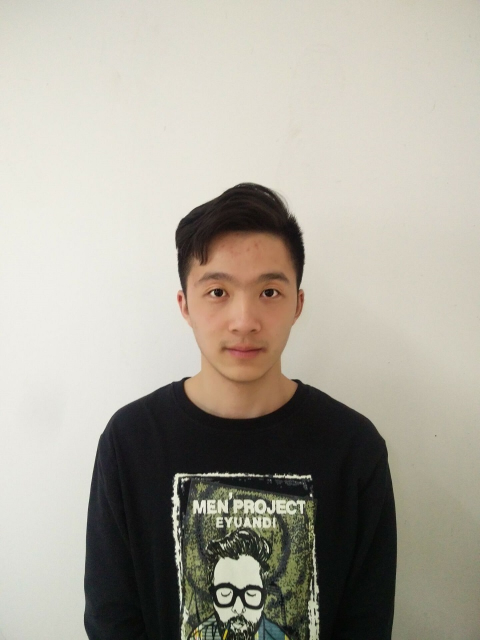
//> input picture 基于OpenCV的人脸检测及识别/ConsoleApplication1/photos/3.jpg, 960 x 1280 px (shown at 1/2 size); its folder holds 4 pictures in this run; the run also reads 1 picture not shown here
$ ./demo2   (built with g++ and OpenCV 4)
//> lines starting //> are read from the running program, lines starting //| are printed output that depends on the picture; after the words box and inside, x2 and y2 are one past the last pixel; in counts of white or black regions, pixels touching at a corner belong together
#include <iostream>
#include <string>
#include <opencv2/core/core.hpp>
#include <opencv2/highgui/highgui.hpp>
#include "opencv2/objdetect.hpp"
#include "opencv2/videoio.hpp"
#include "opencv2/highgui.hpp"
#include "opencv2/imgproc.hpp"
//#include <opencv2/gpu/gpu.hpp>

using namespace cv;
using namespace std;

string xmlPath = "E:\\VSProjects\\基于OpenCV的人脸检测及识别\\ConsoleApplication1\\haarcascade_frontalface_default.xml";

string HashValue(Mat &src)      //得到图片的哈希值
								//很久之前写的，现在想不起来了...注释就先不写了.....抱歉哈。但是是可以运行的
{
	string rst(64, '\0');
	Mat img;
	if (src.channels() == 3)
		cvtColor(src, img, CV_BGR2GRAY);
	else
		img = src.clone();
	resize(img, img, Size(8, 8));
	uchar *pData;
	for (int i = 0; i<img.rows; i++)
	{
		pData = img.ptr<uchar>(i);
		for (int j = 0; j<img.cols; j++)
		{
			pData[j] = pData[j] / 4;
		}
	}

	int average = mean(img).val[0];
	Mat mask = (img >= (uchar)average);
	int index = 0;
	for (int i = 0; i<mask.rows; i++)
	{
		pData = mask.ptr<uchar>(i);
		for (int j = 0; j<mask.cols; j++)
		{
			if (pData[j] == 0)
				rst[index++] = '0';
			else
				rst[index++] = '1';
		}
	}
	return rst;
}
int HanmingDistance(string &str1, string &str2)       //求两张图片的汉明距离
{
	if ((str1.size() != 64) || (str2.size() != 64))
		return -1;
	int diff = 0;
	for (int i = 0; i<64; i++)
	{
		if (str1[i] != str2[i])
			diff++;
	}
	return diff;
}
void detectAndDisplay(Mat image)
{
	CascadeClassifier ccf;
	ccf.load(xmlPath);
	vector<Rect> faces;
	Mat gray;
	cvtColor(image, gray, CV_BGR2GRAY);
	equalizeHist(gray, gray);
	ccf.detectMultiScale(gray, faces, 1.1, 3, 0, Size(50, 50), Size(500, 500));
	for (vector<Rect>::const_iterator iter = faces.begin(); iter != faces.end(); iter++)
	{
		rectangle(image, *iter, Scalar(0, 0, 255), 2, 8); //画出脸部矩形
	}
	Mat image1;
	for (size_t i = 0; i<faces.size(); i++)
	{
		Point center(faces[i].x + faces[i].width / 2, faces[i].y + faces[i].height / 2);
		image1 = image(Rect(faces[i].x, faces[i].y, faces[i].width, faces[i].height));
	}
	//imshow("1", image);
	//imshow("2", image1);
	//cvWaitKey(0);
	image = image1;
}             //识别并截取人脸
int main(int argc, char** argv)
{
	using std::cout;
	using std::endl;
	using std::cin;
	cout << "请输入想要选择的图片" << endl;
	int a, x, i;
	int diff[9];
	cin >> a;
//> the answer given: 3
	const string path1 = format("E:\\VSProjects\\基于OpenCV的人脸检测及识别\\ConsoleApplication1\\photos\\%d.jpg", a);
	Mat image1, image2;
	image1 = imread(path1, -1);
//> image1 is the input picture: 1280 rows x 960 cols, CV_8UC3; mean B, G, R 155.4, 166.4, 170.9
	string str1, str2, path2;
	cvNamedWindow("选择的图片", 1);
	/*cvResizeWindow("选择的图片",700,500);*/
	imshow("选择的图片", image1);
	detectAndDisplay(image1);
//> in detectAndDisplay, `equalizeHist(gray, gray);`:
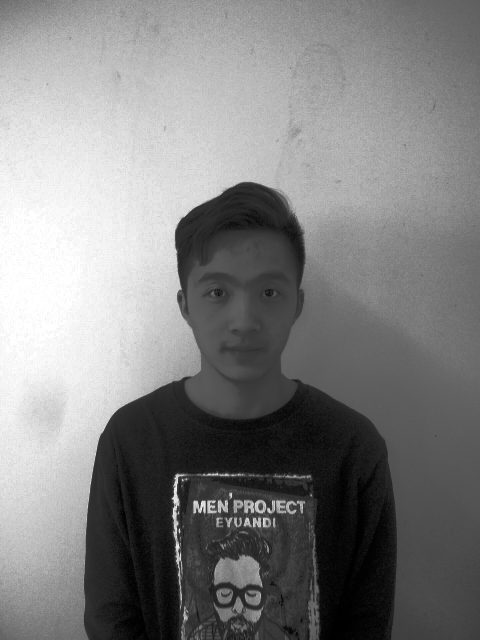
//> gray: 1280 rows x 960 cols, CV_8UC1 (shown at 1/2 size); min 0, max 255, mean 129
//> in detectAndDisplay, `ccf.detectMultiScale(gray, faces, 1.1, 3, 0, Size(50, 50), Size(500, 5..`: faces = 1 Rect (x, y, width, height): [353, 477, 277, 277]
//> the loop in detectAndDisplay, `for (vector<Rect>::const_iterator iter = faces.begin(); iter != faces...` made 1 pass
//> after the loop in detectAndDisplay, `for (vector<Rect>::const_iterator iter = faces.begin(); iter != faces...`:
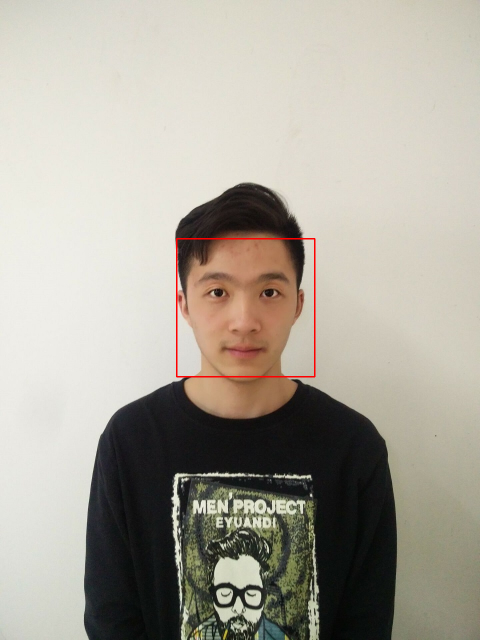
//> image: 1280 rows x 960 cols, CV_8UC3 (shown at 1/2 size); 0.27% of pixels changed, all inside (x1, y1, x2, y2) = (352, 476, 631, 755)
//> the loop in detectAndDisplay, `for (size_t i = 0; i<faces.size(); i++)` made 1 pass
//> center on pass 1: Point(491, 615)
//> pass 1, in detectAndDisplay, `image1 = image(Rect(faces[i].x, faces[i].y, faces[i].width, faces[i].h..`:
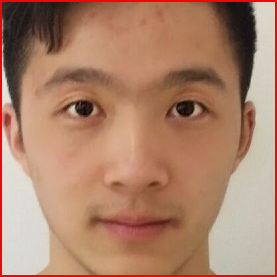
//> image1: 277 rows x 277 cols, CV_8UC3; mean B, G, R 106.6, 130.2, 174
	str1 = HashValue(image1);
//> in HashValue, `int average = mean(img).val[0];`: average = 40
//> the loop in HashValue, `for (int i = 0; i<mask.rows; i++)` made 8 passes
//> index on passes 1 to 8: 8, 16, 24, 32, 40, 48, 56, 64
//> after the loop in HashValue, `for (int i = 0; i<mask.rows; i++)`: index = 64
	//cvWaitKey(0);
	for (i = 1; i <= 4; i++)//因为我完成的就是8张图片的检测，所以循环值为8
	{
		path2 = format("E:\\VSProjects\\基于OpenCV的人脸检测及识别\\ConsoleApplication1\\photos\\%d.jpg", i);
		image2 = imread(path2, -1);
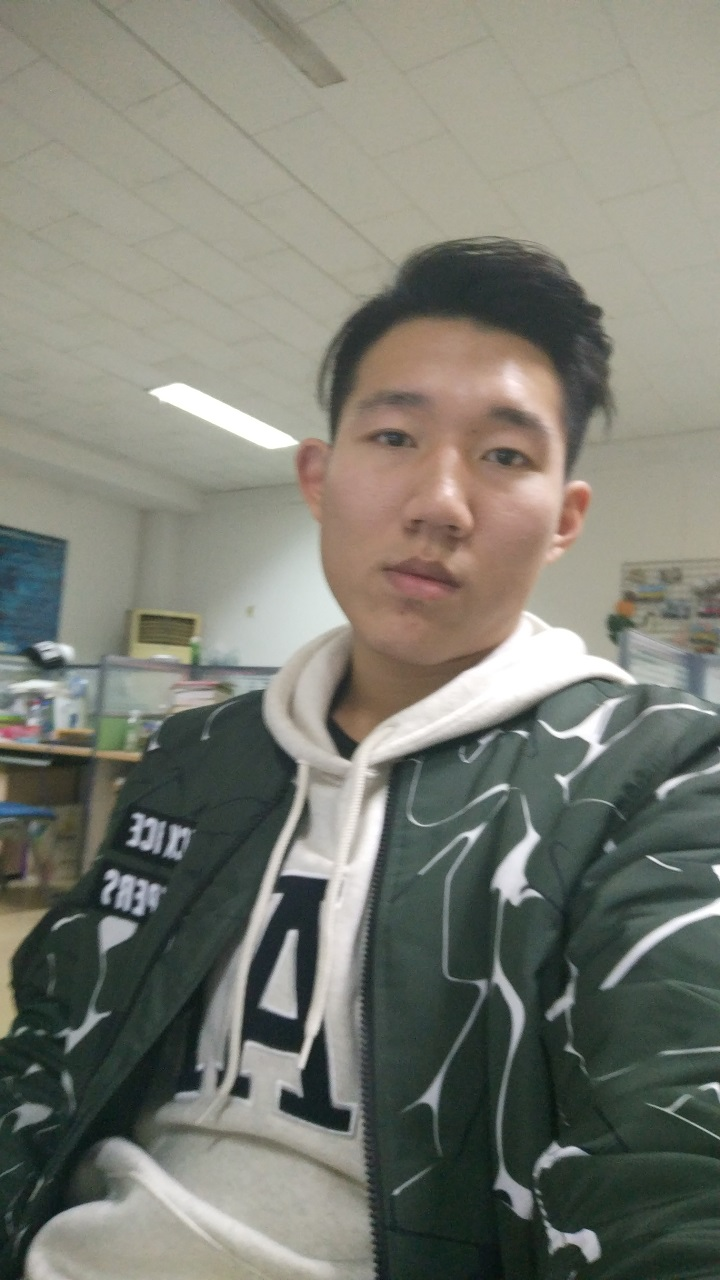
//> input picture 基于OpenCV的人脸检测及识别/ConsoleApplication1/photos/1.jpg, 720 x 1280 px
//> image2 is the input picture: 1280 rows x 720 cols, CV_8UC3; mean B, G, R 114.8, 124.7, 123.6
		detectAndDisplay(image2);
//> in detectAndDisplay (call 2), `equalizeHist(gray, gray);`:
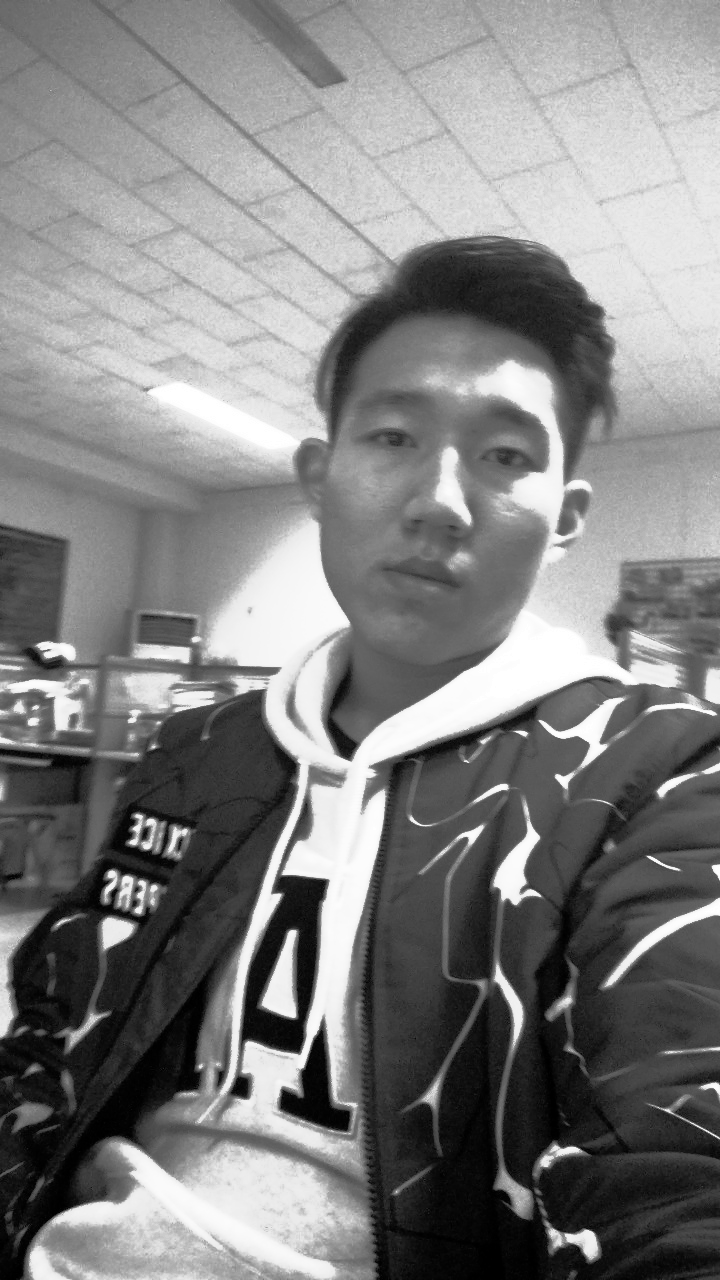
//> gray: 1280 rows x 720 cols, CV_8UC1; min 0, max 255, mean 128.6
//> in detectAndDisplay (call 2), `ccf.detectMultiScale(gray, faces, 1.1, 3, 0, Size(50, 50), Size(500, 5..`: faces = 1 Rect (x, y, width, height): [286, 316, 328, 328]
//> the loop in detectAndDisplay (call 2), `for (vector<Rect>::const_iterator iter = faces.begin(); iter != faces...` made 1 pass
//> after the loop in detectAndDisplay (call 2), `for (vector<Rect>::const_iterator iter = faces.begin(); iter != faces...`:
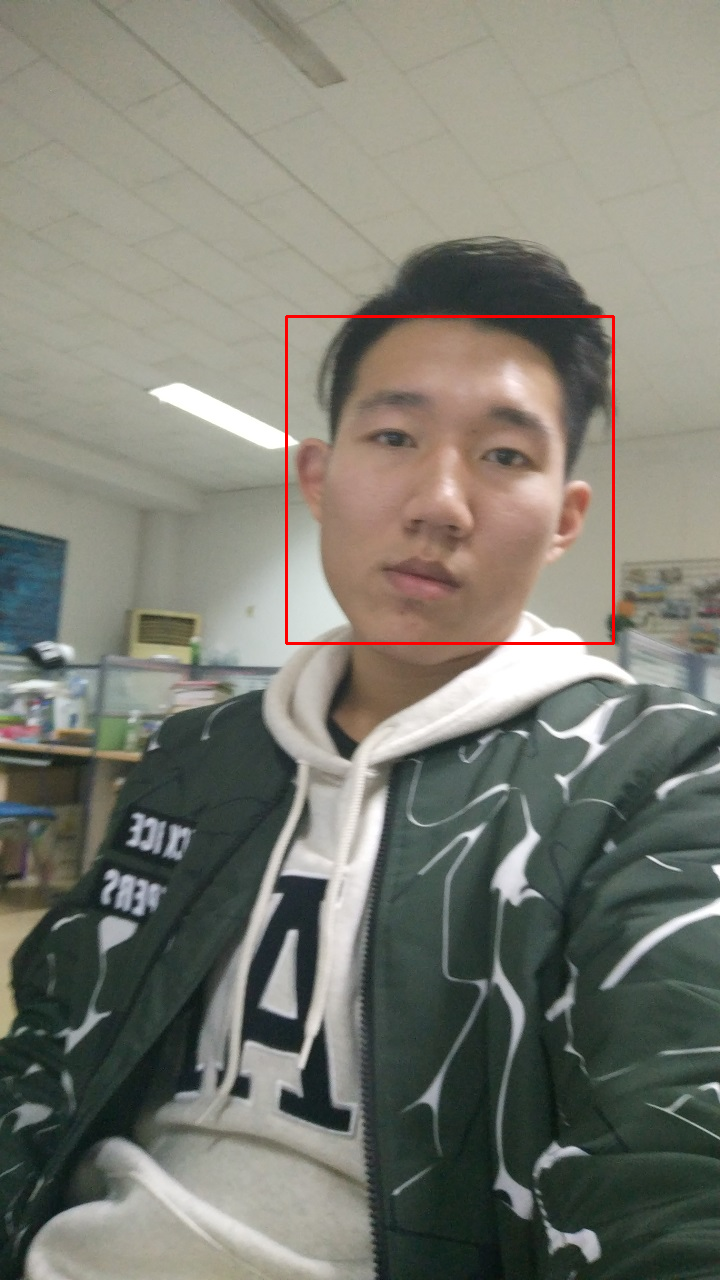
//> image: 1280 rows x 720 cols, CV_8UC3; 0.43% of pixels changed, all inside (x1, y1, x2, y2) = (285, 315, 615, 645)
//> the loop in detectAndDisplay (call 2), `for (size_t i = 0; i<faces.size(); i++)` made 1 pass
//> center on pass 1: Point(450, 480)
//> pass 1, in detectAndDisplay (call 2), `image1 = image(Rect(faces[i].x, faces[i].y, faces[i].width, faces[i].h..`:
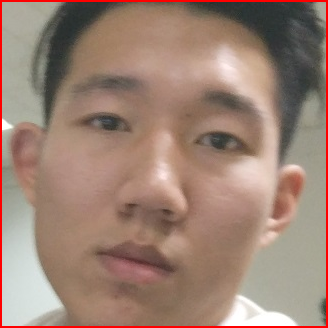
//> image1: 328 rows x 328 cols, CV_8UC3; mean B, G, R 116.2, 130.4, 157
		str2 = HashValue(image2);
//> the loop in HashValue (call 2), `for (int i = 0; i<mask.rows; i++)` made 8 passes
		diff[i] = HanmingDistance(str1, str2);
//> after the loop in HanmingDistance, `for (int i = 0; i<64; i++)`: diff = 18
//> diff = [0, 18, 0, 0, 0, 0, 0, 0, 0]
	}
//> pass 2 of the loop `for (i = 1; i <= 4; i++)`:
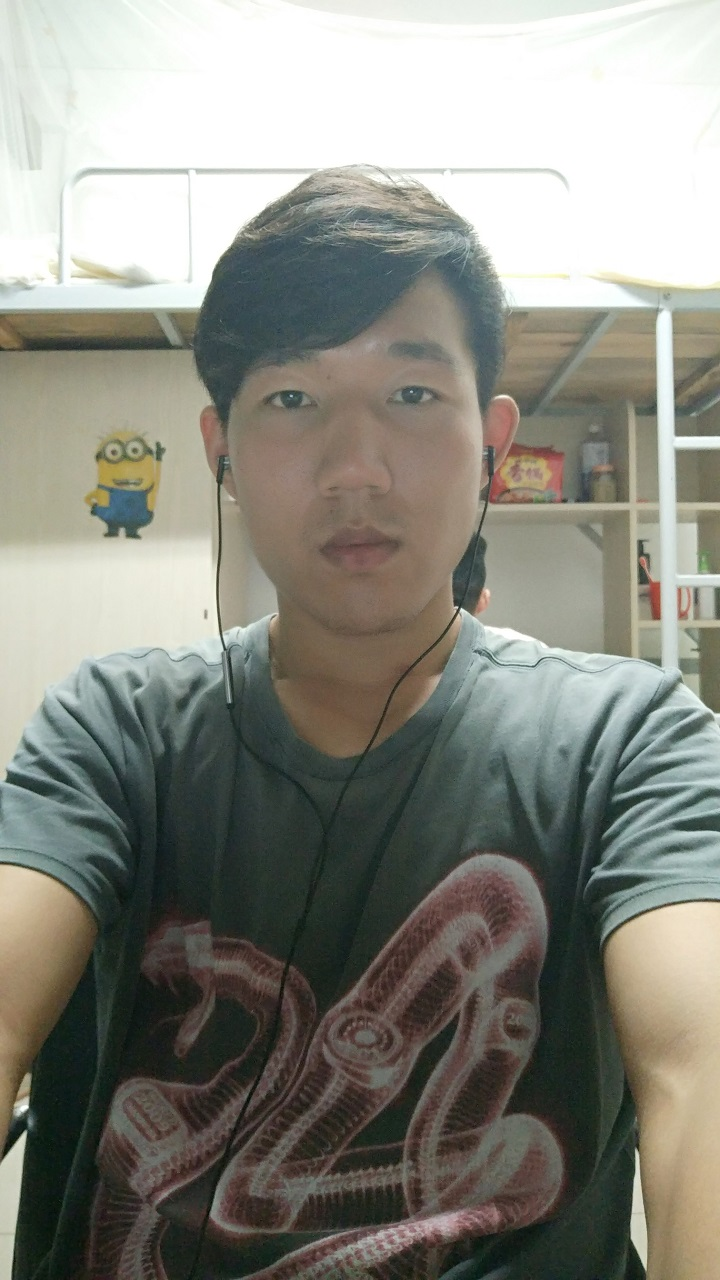
//> input picture 基于OpenCV的人脸检测及识别/ConsoleApplication1/photos/2.jpg, 720 x 1280 px
//> image2 is the input picture: 1280 rows x 720 cols, CV_8UC3; mean B, G, R 128, 137, 136.8
//> faces = 5 Rects (x, y, width, height): [621, 625, 94, 94], [459, 1000, 86, 86], [455, 621, 107, 107], [462, 1113, 113, 113], [200, 299, 317, 317]
//> the loop in detectAndDisplay (call 3), `for (vector<Rect>::const_iterator iter = faces.begin(); iter != faces...` made 5 passes
//> after the loop in detectAndDisplay (call 3), `for (vector<Rect>::const_iterator iter = faces.begin(); iter != faces...`:
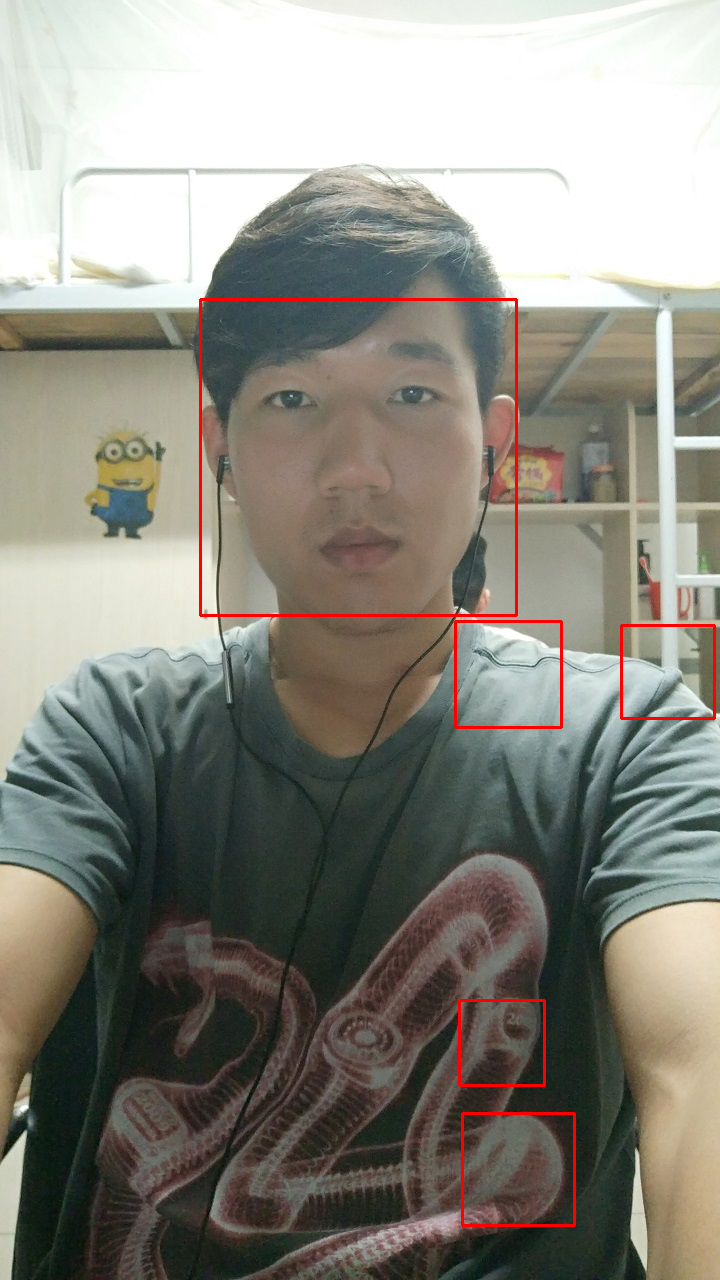
//> image: 1280 rows x 720 cols, CV_8UC3; 0.92% of pixels changed, all inside (x1, y1, x2, y2) = (199, 298, 716, 1227)
//> the loop in detectAndDisplay (call 3), `for (size_t i = 0; i<faces.size(); i++)` made 5 passes
//> center on passes 1 to 5: Point(668, 672), Point(502, 1043), Point(508, 674), Point(518, 1169), Point(358, 457)
//> after the loop in detectAndDisplay (call 3), `for (size_t i = 0; i<faces.size(); i++)`:
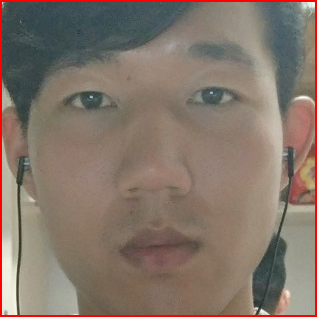
//> image1: 317 rows x 317 cols, CV_8UC3; mean B, G, R 105.1, 116.6, 132.4
//> `diff[i] = HanmingDistance(str1, str2);`: diff = [0, 18, 15, 0, 0, 0, 0, 0, 0]

	int min = 10000000, t = -1;
	for (i = 1; i <= 4; i++)    //循环值为8，求与原图片汉明距离最小的那张图片
	{
		if (min>diff[i] && diff[i] != 0)
		{
			min = diff[i];
			t = i;
		}           //检测出的标记为t
	}
	if (t == -1) {
		cout << "error" << endl;
		cin >> t;
		return 0;
	}
	path2 = format("E:\\VSProjects\\基于OpenCV的人脸检测及识别\\ConsoleApplication1\\photos\\%d.jpg", t);
	image2 = imread(path2, -1);//将图片t显示出来
	cvNamedWindow("相似的图片", 1);
	imshow("相似的图片", image2);//这时显示的就是最相似的照片
	cvWaitKey(0);
	//cin.get();                    //吃掉回车符
	cout << "t=" << t << endl;
	int tmp;
	cin >> tmp;
//> the answer given: 3
}
